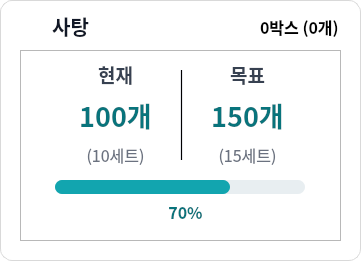
   <widget class="QGroupBox" name="groupBox_2">
    <property name="geometry">
     <rect>
      <x>410</x>
      <y>140</y>
      <width>361</width>
      <height>261</height>
     </rect>
    </property>
    <property name="styleSheet">
     <string notr="true">QGroupBox {
    background-color: white;
    border: 1px solid #D9D9D9;
    border-radius: 12px;
}</string>
    </property>
    <property name="title">
     <string/>
    </property>
    <widget class="QLabel" name="label_8">
     <property name="geometry">
      <rect>
       <x>260</x>
       <y>15</y>
       <width>81</width>
       <height>23</height>
      </rect>
     </property>
     <property name="font">
      <font>
       <family>Noto Sans CJK KR</family>
       <pointsize>12</pointsize>
       <weight>75</weight>
       <bold>true</bold>
      </font>
     </property>
     <property name="text">
      <string>0박스 (0개)</string>
     </property>
    </widget>
    <widget class="QLabel" name="label_7">
     <property name="geometry">
      <rect>
       <x>45</x>
       <y>10</y>
       <width>51</width>
       <height>31</height>
      </rect>
     </property>
     <property name="font">
      <font>
       <family>Noto Sans CJK KR</family>
       <pointsize>15</pointsize>
       <weight>75</weight>
       <bold>true</bold>
      </font>
     </property>
     <property name="styleSheet">
      <string notr="true">color: #111827;
background: transparent;
border: none;</string>
     </property>
     <property name="text">
      <string>사탕</string>
     </property>
     <property name="alignment">
      <set>Qt::AlignCenter</set>
     </property>
    </widget>
    <widget class="QLabel" name="label_14">
     <property name="geometry">
      <rect>
       <x>20</x>
       <y>15</y>
       <width>26</width>
       <height>26</height>
      </rect>
     </property>
     <property name="sizePolicy">
      <sizepolicy hsizetype="Fixed" vsizetype="Fixed">
       <horstretch>0</horstretch>
       <verstretch>0</verstretch>
      </sizepolicy>
     </property>
     <property name="text">
      <string/>
     </property>
     <property name="pixmap">
      <pixmap>../images/candy.png</pixmap>
     </property>
     <property name="scaledContents">
      <bool>true</bool>
     </property>
    </widget>
    <widget class="QFrame" name="frame_3">
     <property name="geometry">
      <rect>
       <x>20</x>
       <y>50</y>
       <width>321</width>
       <height>191</height>
      </rect>
     </property>
     <property name="styleSheet">
      <string notr="true">QGroupBox {
    background-color: #F9FBFC;
    border: 1px solid #E7ECEF;
    border-radius: 10px;
}</string>
     </property>
     <property name="frameShape">
      <enum>QFrame::StyledPanel</enum>
     </property>
     <property name="frameShadow">
      <enum>QFrame::Plain</enum>
     </property>
     <widget class="QWidget" name="layoutWidget">
      <property name="geometry">
       <rect>
        <x>172</x>
        <y>10</y>
        <width>111</width>
        <height>109</height>
       </rect>
      </property>
      <layout class="QVBoxLayout" name="verticalLayout_4">
       <item>
        <widget class="QLabel" name="label_12">
         <property name="font">
          <font>
           <family>Noto Sans CJK KR</family>
           <pointsize>14</pointsize>
           <weight>75</weight>
           <bold>true</bold>
          </font>
         </property>
         <property name="styleSheet">
          <string notr="true">color: #374151;
background: transparent;
border: none;</string>
         </property>
         <property name="text">
          <string>목표</string>
         </property>
         <property name="alignment">
          <set>Qt::AlignCenter</set>
         </property>
        </widget>
       </item>
       <item>
        <widget class="QLabel" name="lblCandyTarget">
         <property name="font">
          <font>
           <family>Noto Sans CJK KR</family>
           <pointsize>20</pointsize>
           <weight>75</weight>
           <bold>true</bold>
          </font>
         </property>
         <property name="styleSheet">
          <string notr="true">color: #08747C;
background: transparent;
border: none;</string>
         </property>
         <property name="text">
          <string>150개</string>
         </property>
         <property name="alignment">
          <set>Qt::AlignCenter</set>
         </property>
        </widget>
       </item>
       <item>
        <widget class="QLabel" name="lblCandyTargetSet">
         <property name="font">
          <font>
           <family>Noto Sans CJK KR</family>
           <pointsize>12</pointsize>
          </font>
         </property>
         <property name="layoutDirection">
          <enum>Qt::LeftToRight</enum>
         </property>
         <property name="styleSheet">
          <string notr="true">color: #6B7280;
background: transparent;
border: none;</string>
         </property>
         <property name="text">
          <string>(15세트)</string>
         </property>
         <property name="alignment">
          <set>Qt::AlignCenter</set>
         </property>
        </widget>
       </item>
      </layout>
     </widget>
     <widget class="QWidget" name="layoutWidget">
      <property name="geometry">
       <rect>
        <x>40</x>
        <y>10</y>
        <width>111</width>
        <height>109</height>
       </rect>
      </property>
      <layout class="QVBoxLayout" name="verticalLayout_3">
       <item>
        <widget class="QLabel" name="label_11">
         <property name="font">
          <font>
           <family>Noto Sans CJK KR</family>
           <pointsize>14</pointsize>
           <weight>75</weight>
           <bold>true</bold>
          </font>
         </property>
         <property name="styleSheet">
          <string notr="true">color: #374151;
background: transparent;
border: none;</string>
         </property>
         <property name="text">
          <string>현재</string>
         </property>
         <property name="alignment">
          <set>Qt::AlignCenter</set>
         </property>
        </widget>
       </item>
       <item>
        <widget class="QLabel" name="lblCandyCurrent">
         <property name="font">
          <font>
           <family>Noto Sans CJK KR</family>
           <pointsize>20</pointsize>
           <weight>75</weight>
           <bold>true</bold>
          </font>
         </property>
         <property name="styleSheet">
          <string notr="true">color: #08747C;
background: transparent;
border: none;</string>
         </property>
         <property name="text">
          <string>100개</string>
         </property>
         <property name="alignment">
          <set>Qt::AlignCenter</set>
         </property>
        </widget>
       </item>
       <item>
        <widget class="QLabel" name="lblCandySet">
         <property name="font">
          <font>
           <family>Noto Sans CJK KR</family>
           <pointsize>12</pointsize>
          </font>
         </property>
         <property name="layoutDirection">
          <enum>Qt::LeftToRight</enum>
         </property>
         <property name="styleSheet">
          <string notr="true">color: #6B7280;
background: transparent;
border: none;</string>
         </property>
         <property name="text">
          <string>(10세트)</string>
         </property>
         <property name="alignment">
          <set>Qt::AlignCenter</set>
         </property>
        </widget>
       </item>
      </layout>
     </widget>
     <widget class="QProgressBar" name="progressCandy">
      <property name="geometry">
       <rect>
        <x>35</x>
        <y>130</y>
        <width>250</width>
        <height>14</height>
       </rect>
      </property>
      <property name="styleSheet">
       <string notr="true">QProgressBar {
    background-color: #E8EEF1;
    border: none;
    border-radius: 7px;
}

QProgressBar::chunk {
    background-color: #12A5AF;
    border-radius: 7px;
}</string>
      </property>
      <property name="value">
       <number>70</number>
      </property>
      <property name="textVisible">
       <bool>false</bool>
      </property>
     </widget>
     <widget class="QLabel" name="lblCandyPercent">
      <property name="geometry">
       <rect>
        <x>140</x>
        <y>150</y>
        <width>51</width>
        <height>23</height>
       </rect>
      </property>
      <property name="font">
       <font>
        <family>Noto Sans CJK KR</family>
        <pointsize>12</pointsize>
        <weight>75</weight>
        <bold>true</bold>
       </font>
      </property>
      <property name="layoutDirection">
       <enum>Qt::LeftToRight</enum>
      </property>
      <property name="styleSheet">
       <string notr="true">color: #08747C;
background: transparent;
border: none;</string>
      </property>
      <property name="lineWidth">
       <number>1</number>
      </property>
      <property name="text">
       <string>70%</string>
      </property>
      <property name="alignment">
       <set>Qt::AlignCenter</set>
      </property>
     </widget>
     <widget class="Line" name="line_2">
      <property name="geometry">
       <rect>
        <x>160</x>
        <y>20</y>
        <width>3</width>
        <height>90</height>
       </rect>
      </property>
      <property name="styleSheet">
       <string notr="true">background-color: #E5E7EB;</string>
      </property>
      <property name="frameShadow">
       <enum>QFrame::Plain</enum>
      </property>
      <property name="orientation">
       <enum>Qt::Vertical</enum>
      </property>
     </widget>
    </widget>
    <zorder>frame_3</zorder>
    <zorder>label_8</zorder>
    <zorder>label_7</zorder>
    <zorder>label_14</zorder>
   </widget>
